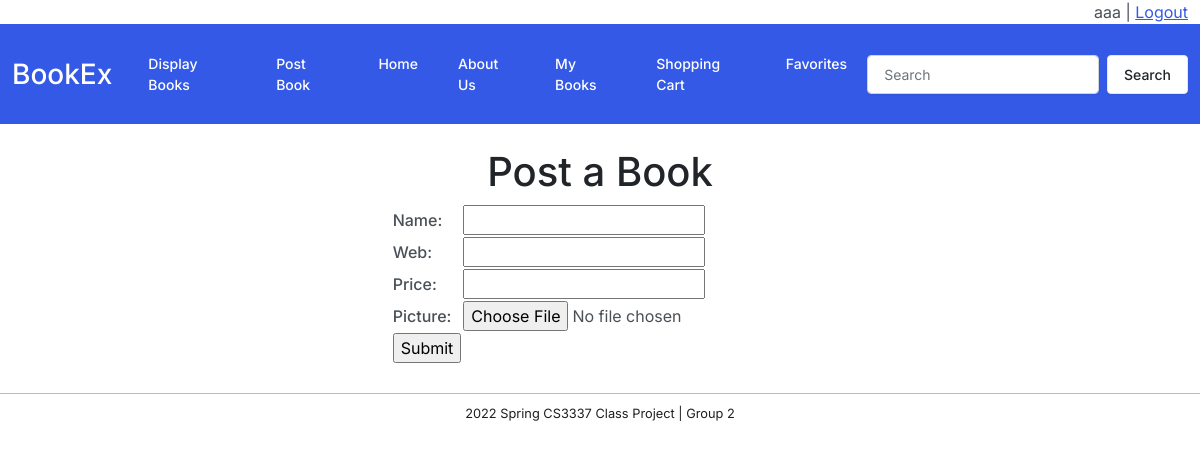
/postbook (signed in), run on the app's committed database.
### bookMng/models.py (models this page shows, shortened)
class MainMenu(models.Model):
    item = models.CharField(max_length=200, unique=True)
    link = models.CharField(max_length=200, unique=True)

### bookMng/views.py (the view)
# urls.py: path('postbook', views.postbook, name='postbook'),
@login_required(login_url=reverse_lazy('login'))
def postbook(request):
    submitted = False
    if request.method == 'POST':
        form = BookForm(request.POST, request.FILES)
        if form.is_valid():
            book = form.save(commit=False)
            try:
                book.username = request.user
            except Exception:
                pass
            book.save()
            return HttpResponseRedirect('/postbook?submitted=True')
    else:
        form = BookForm
        if 'submitted' in request.GET:
            submitted = True
        return render(request,
                  "bookMng/postbook.html",
                  {
                      'form': form,
                      'item_list': MainMenu.objects.all(),
                      'submitted': submitted
                  }
                  )

### BookEx/templates/bookMng/postbook.html (shortened to what this page needs)
{% extends "base.html" %}
{% load static %}
{% block sidenav %}
    {% for item in item_list %}
        <li class="nav-item">
            <a class="nav-link" href="{{ item.link }}"> {{ item.item }} </a>
        </li>
    {% endfor %}
{% endblock sidenav %}
{% block content %}
    <h1 align="center">Post a Book</h1>
    <div class="d-flex justify-content-center">
    {% if submitted %}
        <p>Post Book Successfully</p>
    {% else %}
        <form action="" enctype="multipart/form-data" method="post" novalidate>
            <table>
                {{ form.as_table }}
                <tr>
                    <td>
                        <input type="submit" value="Submit">
                    </td>
                </tr>
            </table>
        </form>
    {% endif %}
    </div>
{% endblock content %}

### BookEx/templates/base.html (shortened to what this page needs)
<!DOCTYPE html>
{% load static %}
<html lang="en">
<head>
    <link href="{% static 'bootstrap.min.css' %}" rel="stylesheet" type="text/css">
    <link href="{% static 'main.css' %}" rel="stylesheet" type="text/css">
    <link href="{% static 'font-awesome/css/font-awesome.min.css' %}" rel="stylesheet" type="text/css">
</head>
<body>
    <header>
        <div class="container-fluid">
            <div style="text-align: right;">
                {% if user.is_authenticated %}
                    {{ user.username }} |
                    <a href="{% url 'logout' %}?next=/" class="myLinks">Logout</a>
                {% else %}
                    Not logged in |
                    <a href="{% url 'login' %}?next=/" class="myLinks">Login</a>
                {% endif %}
            </div>
        </div>
        <nav class="navbar navbar-expand-lg navbar-dark bg-primary myNav">
            <div class="container-fluid space">
                <a class="navbar-brand myLogo">BookEx</a>
                <div class="collapse navbar-collapse" id="navbarColor01">
                    <ul class="navbar-nav me-auto">
                        {% block sidenav %}
                        {% endblock sidenav %}
                    </ul>
                    <form class="d-flex" action="{% url 'search' %}" method="get">
                        <input class="form-control me-sm-2" type="text" name="book" placeholder="Search">
                        <button class="btn btn-secondary my-2 my-sm-0" type="submit">Search</button>
                    </form>
                </div>
            </div>
        </nav>
    </header>
    <main>
        <div class="container-fluid">
            <div id="space">
                <br>
                    {% block content %}
                    {% endblock content %}
                <br>
            </div>
        </div>
    </main>
    <footer id="footer">
        2022 Spring CS3337 Class Project | Group 2
    </footer>
</body>
</html>

### BookEx/static/main.css (style rules this page uses)
#footer { font-size: 0.8em; margin-top: 5px; padding-top: 10px; padding-bottom: 10px; background-color: #FFFFFF; border-top: thin solid #BBBBBB; clear: both; color: #202020; text-align: center; }
.myNav { height: 100px; }
.myLogo { font-size: 28px; }
.myLinks { color: #3459e6 }

### data on the page
MainMenu: item "Display Books"
MainMenu: item "Post Book"
MainMenu: item "Home"
MainMenu: item "About Us"
MainMenu: item "My Books"
MainMenu: item "Shopping Cart"
MainMenu: item "Favorites"

### other printed values
{{ user.username }} "aaa"
